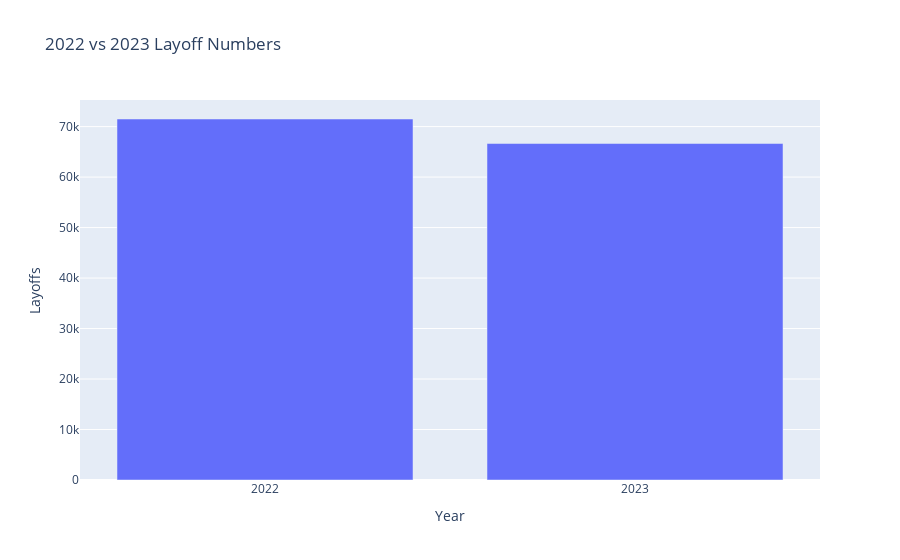

This figure's notebook cell:
### Markdown cell above
A worsening market and figuring out revenue and budget numbers at the start of the year are probably the main factors for these recent heavy spikes. It would be interesting to take a look at how the numbers compare overall for 2022 and 2023 despite only one month having passed.

### Code cell
#summing layoffs by year
by_year = df.groupby('Year')[['total_layoffs']].sum()

#graphing code
px.bar(by_year,x=by_year.index, y=by_year.total_layoffs,
    title='2022 vs 2023 Layoff Numbers',
    labels={
        'total_layoffs':'Layoffs'
    })

### Figure 1 — Plotly figure (JSON) as saved in the notebook; plotly's stock layout.template omitted (floating-point values rounded to 4 significant figures)
{"data": [{"alignmentgroup": "True", "hovertemplate": "Year=%{x}<br>Layoffs=%{y}<extra></extra>", "legendgroup": "", "marker": {"color": "#636efa", "pattern": {"shape": ""}}, "name": "", "offsetgroup": "", "orientation": "v", "showlegend": false, "textposition": "auto", "type": "bar", "x": ["2022", "2023"], "xaxis": "x", "y": [71507, 66649], "yaxis": "y"}], "layout": {"barmode": "relative", "legend": {"tracegroupgap": 0}, "title": {"text": "2022 vs 2023 Layoff Numbers"}, "xaxis": {"anchor": "y", "domain": [0, 1], "title": {"text": "Year"}}, "yaxis": {"anchor": "x", "domain": [0, 1], "title": {"text": "Layoffs"}}}}
